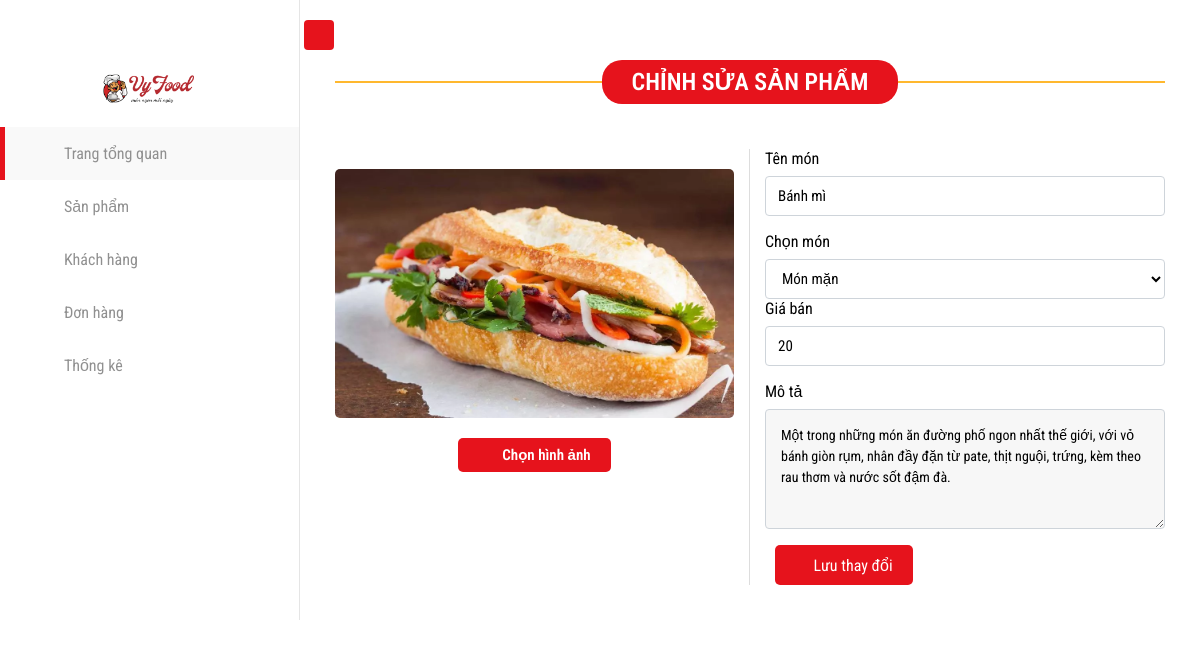
The page /adminchangeproduct.php?id=2 on the database its author committed.
### tables this page shows
CREATE TABLE `sanpham` (
  `ID` int(11) NOT NULL,
  `Name` varchar(255) NOT NULL,
  `Image` varchar(255) NOT NULL,
  `Price` int(255) NOT NULL,
  `Describtion` varchar(255) NOT NULL,
  `Type` enum('món chay','món mặn','món lẩu','món ăn vặt','món tráng miệng','nước uống','hải sản') NOT NULL,
  `Visible` TINYINT(1) DEFAULT 1
);

### adminchangeproduct.php (the view, shortened to what this page needs)
<!DOCTYPE html>
<html lang="en">
  <head>
    <link
      rel="stylesheet"
      href="https://cdn.jsdelivr.net/npm/bootstrap@4.6.2/dist/css/bootstrap.min.css"
    />
    <link
      rel="stylesheet"
      href="assets/font-awesome-pro-v6-6.2.0/css/all.min.css"
    />
    <link rel="stylesheet" href="admin/css/style.css" />
    <link rel="stylesheet" href="assets/css/base.css" />
    <link rel="stylesheet" href="assets/css/admin.css" />
  </head>
  <body>
    <?php
      include_once "./includes/headeradmin.php";
      include "connect.php";
      if (isset($_GET['id'])) {
          $id = intval($_GET['id']);
          $sql = "SELECT * FROM sanpham WHERE ID = $id";
          $result = mysqli_query($conn, $sql);
          if (mysqli_num_rows($result) > 0) {
              $row = mysqli_fetch_assoc($result);
          } else {
              echo "<h2>Không tìm thấy sản phẩm!</h2>";
              exit();
          }
      } else {
          echo "<h2>Không có sản phẩm nào được chọn!</h2>";
          exit();
      }
    ?>
    <div class="adminaddproduct">
      <div class="add-product">
        <div class="row">
          <div class="col-12">
            <div class="inner-head">
              <div class="inner-title">Chỉnh sửa sản phẩm</div>
            </div>
          </div>
          <div class="col-xl-6 col-lg-6 col-md-6 col-sm-6 col-12">
            <form action="updateproduct.php" method="POST" enctype="multipart/form-data">
              <div class="inner-item">
                <div class="inner-img">
                  <img id="preview" src="<?php echo $row['Image']; ?>" />
                </div>
                <div class="inner-choose">
                  <label for="choose">
                    <i class="fa-light fa-cloud-arrow-up"></i> Chọn hình ảnh
                  </label>
                </div>
              </div>
          </div>
          <div class="col-xl-6 col-lg-6 col-md-6 col-sm-6 col-12">
            <div class="inner-item">
              <div class="form-group">
                <label for="name">Tên món</label>
                <input
                  type="text"
                  id="name"
                  name="Name"
                  class="form-control"
                  placeholder="Nhập tên món"
                  value="<?php echo htmlspecialchars($row['Name']); ?>"
                  required
                />
              </div>
              <div class="inner-select">
                <label for="select">Chọn món</label>
                <select name="Type" id="select" class="form-control">
                  <option value="món mặn" <?php echo ($row['Type'] == 'món mặn') ? 'selected' : ''; ?>>Món mặn</option>
                </select>
              </div>
              <div class="form-group">
                <label for="sell">Giá bán</label>
                <input
                  type="number"
                  id="sell"
                  name="Price"
                  class="form-control"
                  placeholder="Nhập giá bán"
                  value="<?php echo htmlspecialchars($row['Price']); ?>"
                  required
                />
              </div>
              <div class="form-group">
                <label for="desc">Mô tả</label>
                <textarea
                  name="Describtion"
                  id="desc"
                  class="form-control"
                  placeholder="Nhập mô tả món ăn..."
                  required
                ><?php echo htmlspecialchars($row['Describtion']); ?></textarea>
              </div>
              <div class="inner-add">
                <button class="inner-nut" type="submit">
                  <i class="fa-light fa-pencil"></i> Lưu thay đổi
                </button>
              </div>
          </div>
        </div>
      </div>
    </div>
  </body>
</html>

### assets/css/base.css (style rules this page uses)
:root { --color-text: #000000; --color-bg1: #0d5432; --color-bg2: #e6131c; --font: "Roboto Condensed", sans-serif; }
body { color: var(--color-text); font-family: var(--font); overflow-x: hidden; }

### assets/css/admin.css (style rules this page uses)
select { background-color: #eee; padding: 10px 20px; border-radius: 5px; outline: none; border: none; margin-left: 10px; border-right: 10px solid #eee; height: 40px; cursor: pointer; margin-right: 5px; }
form { display: flex; justify-content: center; }
button { outline: none; border: none; cursor: pointer; }
.inner-nut { background-color: var(--color-bg2); height: 40px; color: #fff; border-radius: 5px; padding: 0 20px; width: auto; display: flex; align-items: center; justify-content: center; margin-left: 10px; }
.inner-nut i { margin-right: 6px; }
.adminaddproduct { padding: 35px; width: 100%; padding-top: 60px; }
.inner-head { position: relative; margin-bottom: 30px; text-align: center; }
.inner-head .inner-title { display: inline-block; border-radius: 20px; background: var(--color-bg2); padding: 8px 30px; margin: 0; font-size: 24px; color: #fff; font-weight: 600; text-transform: uppercase; margin-bottom: 15px; }
.inner-head .inner-title::before { content: ""; height: 2px; width: 50%; background: #ffb82e; top: 35%; z-index: -1; position: absolute; left: 0; }
.inner-head .inner-title::after { content: ""; height: 2px; width: 50%; background: #ffb82e; top: 35%; z-index: -1; position: absolute; right: 0; }
.adminaddproduct .add-product .inner-img img { width: 100%; border-radius: 5px; margin-top: 20px; }
.adminaddproduct .add-product .inner-choose { text-align: center; }
.adminaddproduct .add-product .inner-choose label { padding: 8px 20px; border-radius: 5px; margin-top: 20px; font-size: 15px; background: var(--color-bg2); color: #fff; cursor: pointer; }
.adminaddproduct .add-product .inner-choose label i { font-size: 16px; margin-right: 8px; }
.adminaddproduct .add-product form { display: inline-block; width: 100%; }
.adminaddproduct .add-product form label { font-size: 15px; font-weight: 600; }
.adminaddproduct .add-product .col-xl-6:nth-child(2) { border-right: 1px solid #ddd; }
.form-control { height: 40px !important; background: #fff; color: #000; font-size: 15px; border-radius: 4px; -webkit-box-shadow: none !important; box-shadow: none !important; border: 1px solid #ced4da; margin: 0px; transition: all 0.3s linear; }
.adminaddproduct .add-product textarea { border: 1px solid #ced4da; height: 120px !important; padding: 15px; background-color: #f7f7f7; transition: all 0.3s linear; font-size: 14px; }

### adminchangeproduct.php (style rules this page uses)
.form-control { height: 40px !important; background: #fff; color: #000; font-size: 15px; border-radius: 4px; -webkit-box-shadow: none !important; box-shadow: none !important; border: 1px solid #ced4da; margin: 0px; transition: all 0.3s linear; }
.adminaddproduct .add-product textarea { border: 1px solid #ced4da; height: 120px !important; padding: 15px; background-color: #f7f7f7; transition: all 0.3s linear; font-size: 14px; }

### rows shown on the page
sanpham: Name "Bánh mì", Type "Món mặn", Price "20", Describtion "Một trong những món ăn đường phố ngon nhất thế giới, với vỏ bánh giòn rụm, nhân đầy đặn từ pate, thịt nguội, trứng, kèm theo rau thơm và nước sốt đậm đà."
